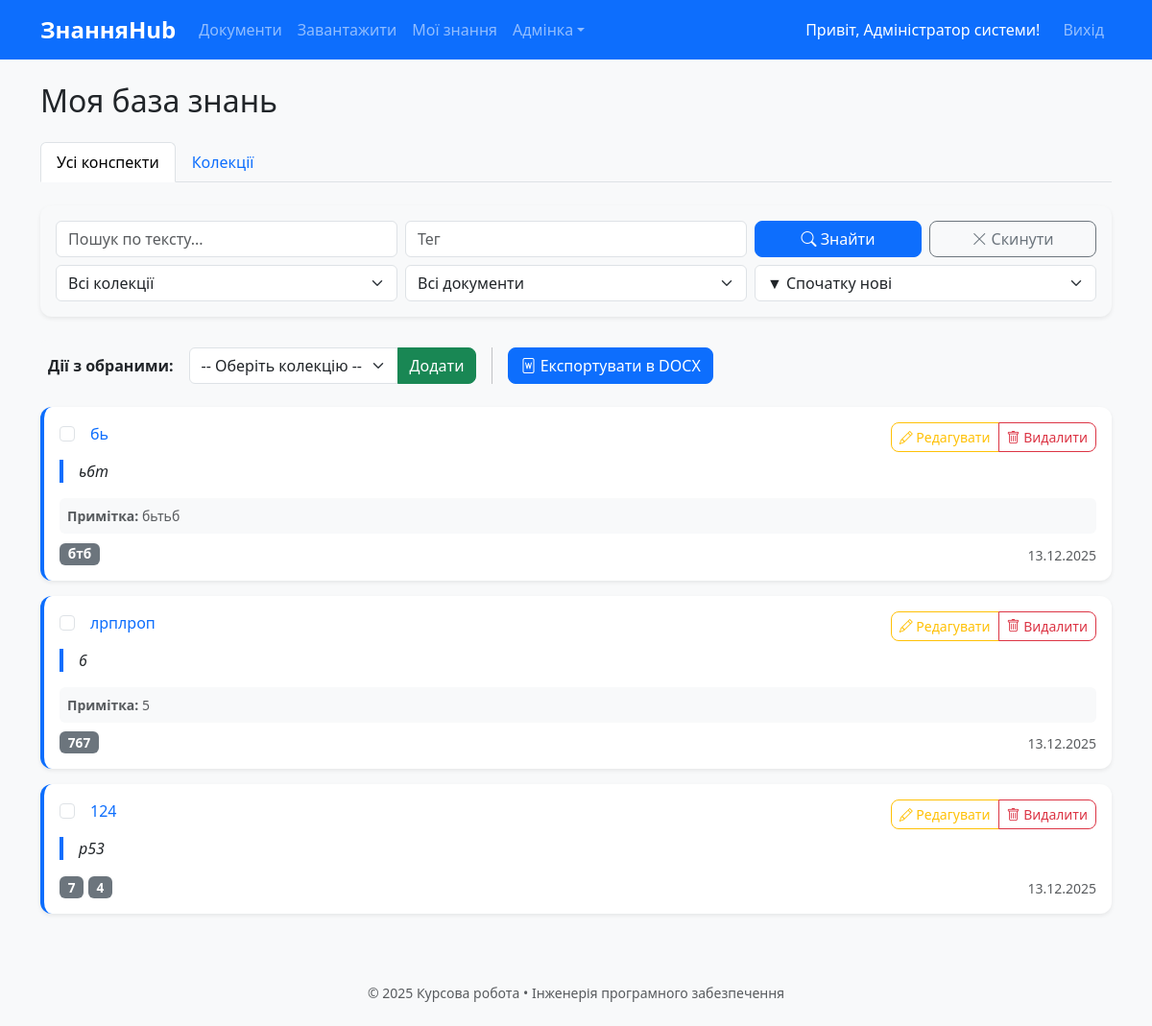
Before: /my/knowledge (signed in) with the older database file.
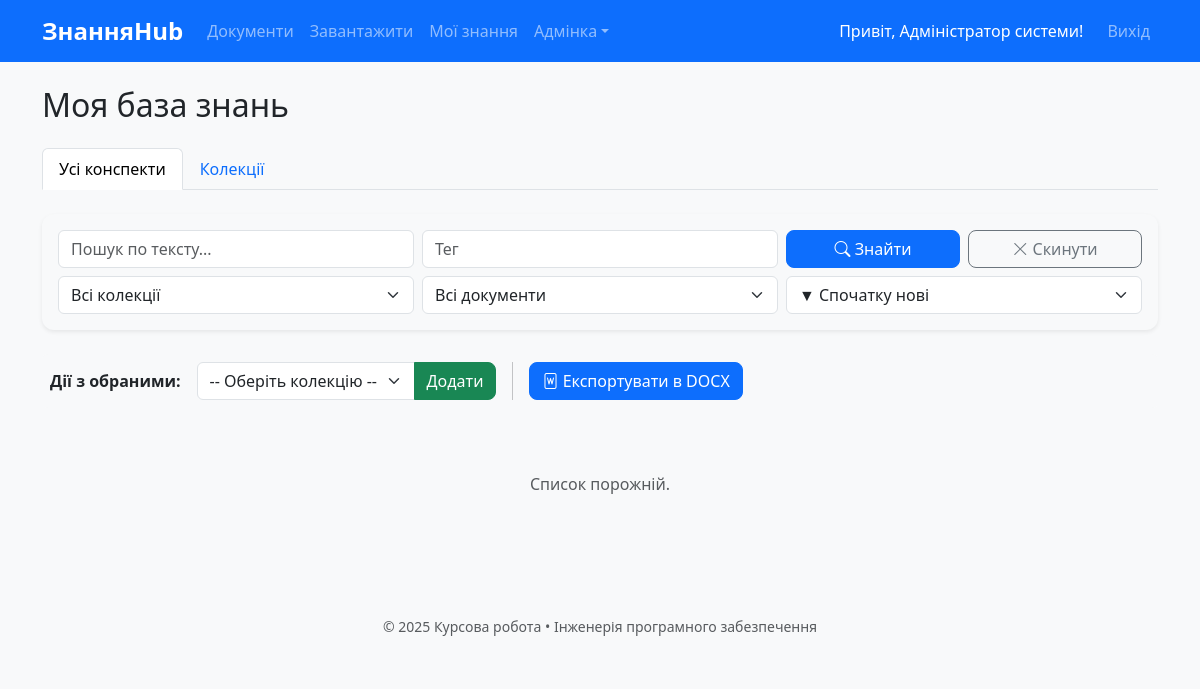
After: the same page with the newer database file.
### models.py (models this page shows)
class Knowledge(db.Model):
    id = db.Column(db.Integer, primary_key=True)
    document_id = db.Column(db.Integer, db.ForeignKey('document.id'))
    user_id = db.Column(db.Integer, db.ForeignKey('user.id'))
    text = db.Column(db.Text, nullable=False)
    note = db.Column(db.Text)
    tags = db.Column(db.Text)
    created_at = db.Column(db.DateTime, default=datetime.utcnow)
    document = db.relationship('Document', backref='knowledges')
    user = db.relationship('User', backref='knowledges')
    collection_items = db.relationship('CollectionItem', back_populates='knowledge', cascade="all, delete-orphan")

class Document(db.Model):
    id = db.Column(db.Integer, primary_key=True)
    title = db.Column(db.String(300), nullable=False)
    authors = db.Column(db.Text)
    year = db.Column(db.Integer)
    source = db.Column(db.Text)
    doc_type = db.Column(db.String(50))
    original_filename = db.Column(db.String(300), nullable=False)
    stored_filename = db.Column(db.String(200), nullable=False, unique=True)
    uploaded_at = db.Column(db.DateTime, default=datetime.utcnow)
    uploaded_by = db.Column(db.Integer, db.ForeignKey('user.id'))
    user = db.relationship('User', backref='documents')

### app.py (the view, shortened to what this page needs)
    @app.route('/my/knowledge', methods=['GET', 'POST'])
    @login_required
    def my_knowledge():
        q = request.args.get('q', '').strip()
        tag = request.args.get('tag', '').strip()
        filter_doc = request.args.get('filter_doc', type=int)
        filter_col = request.args.get('filter_col', type=int)
        sort_by = request.args.get('sort_by', 'date_desc')
        col_q = request.args.get('col_q', '').strip()
        col_item_q = request.args.get('col_item_q', '').strip()
        col_sort = request.args.get('col_sort', 'name_asc')
        active_tab = request.args.get('tab', 'all')
        query = Knowledge.query.filter_by(user_id=current_user.id)
        if q:
            query = query.filter( (Knowledge.text.ilike(f'%{q}%')) | (Knowledge.note.ilike(f'%{q}%')) )
        if tag:
            query = query.filter(Knowledge.tags.ilike(f'%{tag}%'))
        if filter_doc:
            query = query.filter_by(document_id=filter_doc)
        if filter_col:
            query = query.join(Knowledge.collection_items).filter(CollectionItem.collection_id == filter_col)
        if sort_by == 'doc_title':
            query = query.join(Document).order_by(Document.title.asc())
        elif sort_by == 'date_asc':
            query = query.order_by(Knowledge.created_at.asc())
        else:
            query = query.order_by(Knowledge.created_at.desc())
        knowledges = query.all()
        c_query = Collection.query.filter_by(user_id=current_user.id)
        if col_q:
            c_query = c_query.filter(Collection.name.ilike(f'%{col_q}%'))
        if col_item_q:
            c_query = c_query.join(Collection.items).join(CollectionItem.knowledge)\
                             .filter( (Knowledge.text.ilike(f'%{col_item_q}%')) | (Knowledge.note.ilike(f'%{col_item_q}%')) )
        collections_list = c_query.all()
        if col_sort == 'count_desc':
            collections_list.sort(key=lambda c: len(c.items), reverse=True)
        elif col_sort == 'count_asc':
            collections_list.sort(key=lambda c: len(c.items), reverse=False)
        elif col_sort == 'name_desc':
            collections_list.sort(key=lambda c: c.name.lower(), reverse=True)
        else:
            collections_list.sort(key=lambda c: c.name.lower())
        all_docs = Document.query.join(Knowledge).filter(Knowledge.user_id==current_user.id).distinct().all()
        all_cols = Collection.query.filter_by(user_id=current_user.id).order_by(Collection.name).all()
        return render_template('knowledge/list.html',
                               knowledges=knowledges,
                               collections=collections_list,
                               all_docs=all_docs,
                               all_cols=all_cols,
                               active_tab=active_tab)

### templates/knowledge/list.html (shortened to what the changed rows need)
{% extends "base.html" %}
{% block content %}
<h2 class="mb-4">Моя база знань</h2>
<div class="tab-content" id="knowledgeTabContent">
    <div class="tab-pane fade {% if active_tab == 'all' %}show active{% endif %}" id="all" role="tabpanel">
        <form method="POST" id="bulkForm">
            <div class="d-flex flex-wrap align-items-center mb-3 p-2 bg-light rounded gap-2">
                <span class="me-2 fw-bold">Дії з обраними:</span>
                <div class="input-group w-auto">
                </div>
                <button type="submit" name="action" value="export_docx" class="btn btn-primary">
                </button>
            </div>
            {% if knowledges %}
                <div class="row row-cols-1 g-3">
                    {% for k in knowledges %}
                    <div class="col">
                        <div class="card shadow-sm border-start border-primary border-4">
                            <div class="card-body">
                                <div class="d-flex justify-content-between flex-wrap gap-2">
                                    <div class="form-check">
                                        <input class="form-check-input knowledge-checkbox" type="checkbox" name="knowledge_ids" value="{{ k.id }}">
                                        <h6 class="card-title d-inline ms-2">
                                            <a href="{{ url_for('document_detail', doc_id=k.document.id) }}" class="text-decoration-none">{{ k.document.title }}</a>
                                        </h6>
                                    </div>
                                    <div class="btn-group">
                                        <button type="button" class="btn btn-sm btn-outline-warning" data-bs-toggle="modal" data-bs-target="#editKnowledgeModal{{ k.id }}">
                                            <i class="bi bi-pencil"></i> Редагувати
                                        </button>
                                        <button type="button" class="btn btn-sm btn-outline-danger" onclick="confirmDelete('{{ url_for('delete_knowledge', k_id=k.id) }}')">
                                            <i class="bi bi-trash"></i> Видалити
                                        </button>
                                    </div>
                                </div>
                                <blockquote class="blockquote fs-6 mt-2">{{ k.text }}</blockquote>
                                {% if k.note %}
                                    <p class="mb-1 text-muted small bg-light p-2 rounded"><strong>Примітка:</strong> {{ k.note }}</p>
                                {% endif %}
                                <div class="d-flex justify-content-between align-items-end mt-2">
                                    <div>
                                        {% if k.tags %}
                                            {% for t in k.tags.split(',') %}
                                                <span class="badge bg-secondary">{{ t.strip() }}</span>
                                            {% endfor %}
                                        {% endif %}
                                    </div>
                                    <small class="text-muted">{{ k.created_at.strftime('%d.%m.%Y') }}</small>
                                </div>
                            </div>
                        </div>
                    </div>
                    {% endfor %}
                </div>
            {% else %}
                <p class="text-muted text-center py-5">Список порожній.</p>
            {% endif %}
        </form>
    </div>
</div>
{% endblock %}

Changed rows visible on the page:
removed Knowledge: document "бь", text "ьбт", note "бьтьб", strip "бтб", created_at "13.12.2025"
removed Knowledge: document "лрплроп", text "6", note "5", strip "767", created_at "13.12.2025"
removed Knowledge: document "124", text "р53", strip "7" "4", created_at "13.12.2025", shown under "Моя база знань"
Other visible differences:
text now shown: "Список порожній."
